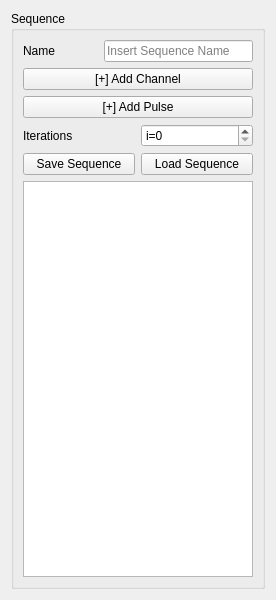
<?xml version="1.0" encoding="UTF-8"?>
<ui version="4.0">
 <class>CreatorWidget</class>
 <widget class="QWidget" name="CreatorWidget">
  <property name="geometry">
   <rect>
    <x>0</x>
    <y>0</y>
    <width>276</width>
    <height>600</height>
   </rect>
  </property>
  <property name="windowTitle">
   <string>Creator</string>
  </property>
  <layout class="QVBoxLayout" name="verticalLayout">
   <item>
    <widget class="QGroupBox" name="channel_box">
     <property name="title">
      <string>Sequence</string>
     </property>
     <layout class="QVBoxLayout" name="verticalLayout_3">
      <item>
       <layout class="QHBoxLayout" name="seq_name_layout" stretch="1,2">
        <item>
         <widget class="QLabel" name="seq_name_label">
          <property name="text">
           <string>Name</string>
          </property>
         </widget>
        </item>
        <item>
         <widget class="QLineEdit" name="seq_name_edit">
          <property name="inputMask">
           <string/>
          </property>
          <property name="placeholderText">
           <string>Insert Sequence Name</string>
          </property>
         </widget>
        </item>
       </layout>
      </item>
      <item>
       <widget class="QPushButton" name="add_channel_button">
        <property name="text">
         <string>[+] Add Channel</string>
        </property>
       </widget>
      </item>
      <item>
       <widget class="QPushButton" name="add_pulse_btn">
        <property name="text">
         <string>[+] Add Pulse</string>
        </property>
       </widget>
      </item>
      <item>
       <layout class="QHBoxLayout" name="iterations_layout">
        <item>
         <widget class="QLabel" name="iterations_lbl">
          <property name="text">
           <string>Iterations</string>
          </property>
         </widget>
        </item>
        <item>
         <widget class="QSpinBox" name="iterations_spin">
          <property name="prefix">
           <string>i=</string>
          </property>
          <property name="maximum">
           <number>999999999</number>
          </property>
         </widget>
        </item>
       </layout>
      </item>
      <item>
       <layout class="QHBoxLayout" name="io_layout">
        <item>
         <widget class="QPushButton" name="save_sequence_btn">
          <property name="text">
           <string>Save Sequence</string>
          </property>
         </widget>
        </item>
        <item>
         <widget class="QPushButton" name="load_sequence_btn">
          <property name="text">
           <string>Load Sequence</string>
          </property>
         </widget>
        </item>
       </layout>
      </item>
      <item>
       <widget class="QListWidget" name="channels_list"/>
      </item>
     </layout>
    </widget>
   </item>
  </layout>
 </widget>
 <resources/>
 <connections/>
</ui>
